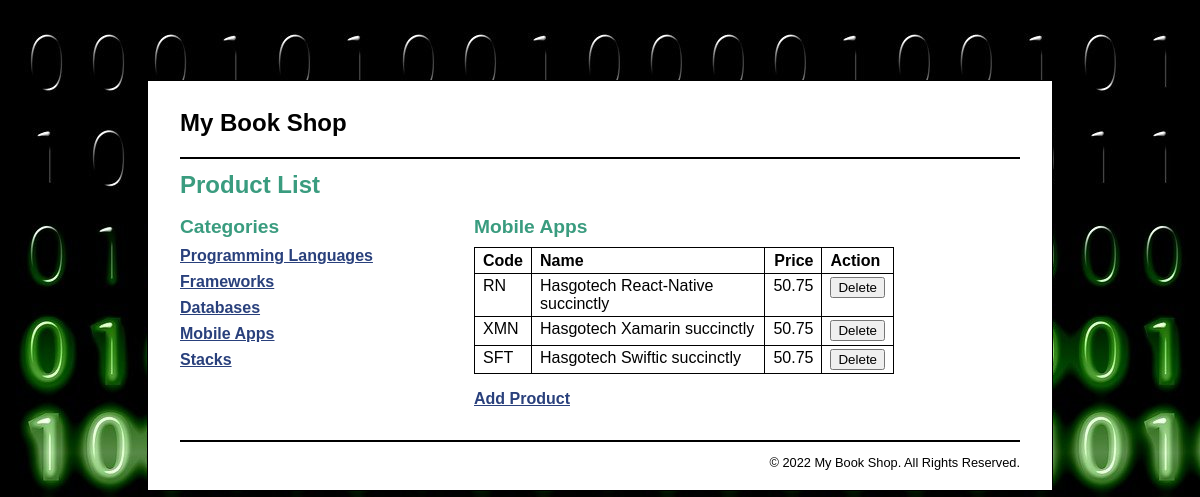
Screenshot of /product_manager/index.php?category_id=4 with the database file from the repository.
### tables this page shows
CREATE TABLE categories (
  categoryID       INT(11)        NOT NULL   AUTO_INCREMENT,
  categoryName     VARCHAR(255)   NOT NULL,
  PRIMARY KEY (categoryID)
);

CREATE TABLE products (
  productID        INT(11)        NOT NULL   AUTO_INCREMENT,
  categoryID       INT(11)        NOT NULL,
  productCode      VARCHAR(10)    NOT NULL   UNIQUE,
  productName      VARCHAR(255)   NOT NULL,
  listPrice        DECIMAL(10,2)  NOT NULL,
  PRIMARY KEY (productID)
);

### model/category_db.php (called while the page is built, shortened)
<?php
function get_categories() {
    global $db;
    $query = 'SELECT * FROM categories
              ORDER BY categoryID';
    $statement = $db->prepare($query);
    $statement->execute();
    $categories = $statement->fetchAll();
    return $categories;
}
function get_category_name($category_id) {
    global $db;
    $query = 'SELECT * FROM categories
              WHERE categoryID = :category_id';
    $statement = $db->prepare($query);
    $statement->bindValue(':category_id', $category_id);
    $statement->execute();
    $category = $statement->fetch();
    $category_name = $category['categoryName'];
    return $category_name;
}
?>

### model/product_db.php (called while the page is built, shortened)
<?php
function get_products_by_category($category_id) {
    global $db;
    $query = 'SELECT * FROM products
              WHERE products.categoryID = :category_id
              ORDER BY productID';
    $statement = $db->prepare($query);
    $statement->bindValue(":category_id", $category_id);
    $statement->execute();
    $products = $statement->fetchAll();
    return $products;
}
?>

### product_manager/product_list.php (the view, shortened to what this page needs)
<?php include '../view/header.php'; ?>
<main>
    <h1>Product List</h1>
    <aside>
        <h2>Categories</h2>
        <nav>
        <ul>
        <?php foreach ($categories as $category) : ?>
            <li>
            <a href="?category_id=<?php echo $category['categoryID']; ?>">
                <?php echo $category['categoryName']; ?>
            </a>
            </li>
        <?php endforeach; ?>
        </ul>
        </nav>
    </aside>
    <section>
        <h2><?php echo $category_name; ?></h2>
        <table>
            <tr>
                <th>Code</th>
                <th>Name</th>
                <th class="right">Price</th>
                <th>Action</th>
            </tr>
            <?php foreach ($products as $product) : ?>
            <tr>
                <td><?php echo $product['productCode']; ?></td>
                <td><?php echo $product['productName']; ?></td>
                <td class="right"><?php echo $product['listPrice']; ?></td>
                <td><form action="." method="post">
                    <input type="submit" value="Delete">
                </form></td>
            </tr>
            <?php endforeach; ?>
        </table>
        <p class="last_paragraph">
            <a href="?action=show_add_form">Add Product</a>
        </p>
    </section>
</main>
<?php include '../view/footer.php'; ?>

### main.css (style rules this page uses)
html { background-image: url(images/binary-code-475664_1280.jpg); }
body { margin-top: 5em; font-family: Arial, Helvetica, sans-serif; width: 70%; margin: 5em auto; background-color: white; border: 1px solid black; padding: 0.5em 2em; }
aside { float: left; width: 35%; }
section { float: left; width: 50%; }
h1 { font-size: 150%; margin: .5em 0; }
h2 { font-size: 120%; margin: .25em 0 .5em; }
h1, h2 { color: rgb(58, 156, 127); }
ul { list-style-type: none; margin: 0; padding-left: 0; padding-bottom: 1em; }
li { padding-bottom: 0.5em; }
a { color: rgb(41, 64, 124); font-weight: bold; }
table { border: 1px solid black; border-collapse: collapse; }
td, th { border: 1px double black; padding: 0.2em 0.5em 0.2em 0.5em; vertical-align: top; text-align: left; }
th:first-child, td:first-child { text-align: left; }
th:nth-child(2), td:nth-child(2) { text-align: left; }
.right { text-align: right; }
.last_paragraph { margin-bottom: 2em; }

### rows the page displays
categories: categoryName "Programming Languages"
categories: categoryName "Frameworks"
categories: categoryName "Databases"
categories: categoryName "Mobile Apps"
categories: categoryName "Stacks"
products: productCode "RN", productName "Hasgotech React-Native succinctly", listPrice "50.75"
products: productCode "XMN", productName "Hasgotech Xamarin succinctly", listPrice "50.75"
products: productCode "SFT", productName "Hasgotech Swiftic succinctly", listPrice "50.75"
